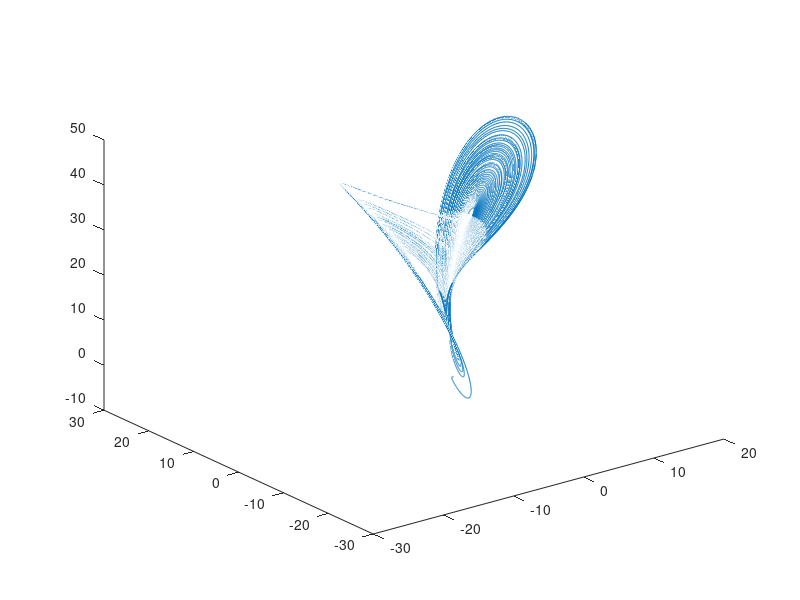

MATLAB code for this plot:
function ej1_exmc
t=[0:.001:100];
x0=[0;-1;-1];

[t,x]=ode45(@ej11,t,x0);

plot3(x(:,1),x(:,2),x(:,3));
end

function Dx=ej11(t,x)
a=10; b=28; c=8/3;

Dx=[a*(x(2)-x(1));
    x(1)*(b-x(3))-x(2); 
    x(1)*x(2)-c*x(3)];

end
%% ej2
function ej2_exmc(t,x)

tspan=[0 100];
x0=[0; 0; 0; 0;];

[t,x]=ode45(@ej21,tspan,x0);

subplot(4,1,1);
plot(t,x(:,1));

subplot(4,1,2);
plot(t,x(:,2));

subplot(4,1,3);
plot(t,x(:,3));

subplot(4,1,4);
plot(t,x(:,4));

end

function Dx=ej21(t,x)

M=1;m=1;l=5;J=.5; g=9.8; u=1;
Dx=[x(3);
    x(4);
    ((u-m*l*sin(x(2))*x(4))/(m*l*cos(x(2)))+m*g*l*sin(x(2))/(J+m*l))/((M+m)/(m*l*cos(x(2)))-(m*l*cos(x(2)))/(J+m*l));
    ((-m*g*l*sin(x(2)))/(m*l*cos(x(2)))-(u-m*l*sin(x(2))*x(4)^2)/(M+m))/((m*l*cos(x(2))/(M+m))-(J+m*l)/m*l*cos(x(2)))];

end
